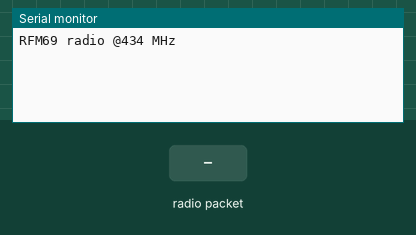
Simulated run of this sketch. Board: Arduino Uno, built with avr-gcc and run on an emulated ATmega328P. On the bench: the last lines printed to the serial monitor. The test bench sets the inputs (shaded band). Random numbers use the default seed unless the sketch sets one; no radio packets arrive unless stated.

Above: at 1.2 s.
1.3 s: radio packet "1" arrives
At 1.7 s:
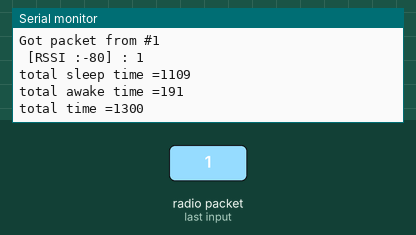
2.8 s: radio packet "0" arrives
At 3.6 s:
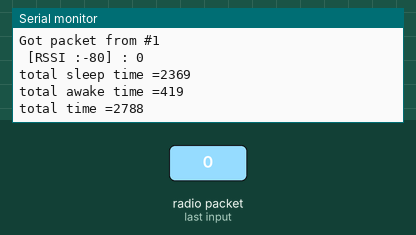
4.3 s: radio packet "2" arrives
At 5.1 s:
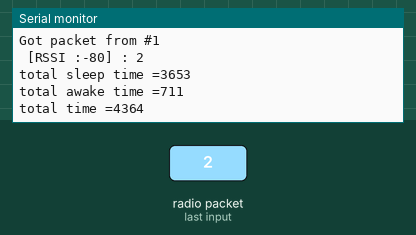

Measured:
- after the input at 1.3 s, the serial monitor: prints a new line at once (image 1)
- after the input at 2.8 s, the serial monitor: prints a new line at once (image 2)
- after the input at 4.3 s, the serial monitor: prints a new line after 0.09 s (image 3)

The sketch:

rx.ino
```cpp
#include <SPI.h>
#include <RH_RF69.h>
#include <RHReliableDatagram.h>
#include <math.h>
#include <stdlib.h>

#define RF69_FREQ 434.0

#define MY_ADDRESS     1

#define RFM69_CS      8
#define RFM69_INT     7
#define RFM69_RST     4
#define LED           13

RH_RF69 rf69(RFM69_CS, RFM69_INT);
RHReliableDatagram rf69_manager(rf69, MY_ADDRESS);

unsigned long setup_end_time = 0;

void setup()
{
    Serial.begin(115200);

    // Uncomment this to start running only after serial monitor is open
    // while (!Serial) {
    //     delay(1);
    // }

    pinMode(RFM69_RST, OUTPUT);
    digitalWrite(RFM69_RST, LOW);

    // reset radio
    // NOTE: is this needed?
    digitalWrite(RFM69_RST, HIGH);
    delay(10);
    digitalWrite(RFM69_RST, LOW);
    delay(10);

    if (!rf69_manager.init()) {
        while (true) {
            delay(1);
            Serial.println("RFM69 radio init failed");
        }
    }

    // Defaults after init are 434.0MHz, modulation GFSK_Rb250Fd250, +13dbM (for low power module)
    // No encryption
    if (!rf69.setFrequency(RF69_FREQ)) {
        Serial.println("setFrequency failed");
    }

    // If you are using a high power RF69 eg RFM69HW, you *must* set a Tx power with the
    // ishighpowermodule flag set like this:
    // power range is 14-20, 2nd arg must be true for 69HCW
    rf69.setTxPower(20, true);

    // The encryption key has to be the same as the one in the server
    uint8_t key[] = { 0x01, 0x02, 0x03, 0x04, 0x05, 0x06, 0x07, 0x08, 0x01, 0x02, 0x03, 0x04, 0x05, 0x06, 0x07, 0x08};
    rf69.setEncryptionKey(key);


    Serial.print("RFM69 radio @");
    Serial.print((int)RF69_FREQ);
    Serial.println(" MHz");

    setup_end_time = millis();
}

float expovariate(float rate) {
    float k = -((float) random(0, RAND_MAX) / (RAND_MAX + 1));
    return -log(1.0f - k) / (1 / rate);
}

unsigned long total_sleep_time = 0;

int16_t packetnum = 0;
uint8_t buffer[RH_RF69_MAX_MESSAGE_LEN];

int timer = 0;

void loop() {
    long sleep_time = expovariate(50.0f);
    rf69.sleep();
    delay(sleep_time);
    total_sleep_time += sleep_time;

    rf69.setModeRx();

    unsigned long start_time = millis();

    // NOTE: maybe millis() thousands of times?
    while (millis() - start_time < 10) {
        if (rf69_manager.available()) {

            // Wait for a message addressed to us from the client
            uint8_t len = sizeof(buffer);
            uint8_t from;
            if (rf69_manager.recvfromAck(buffer, &len, &from)) {
                // zero out remaining string
                buffer[len] = 0;

                Serial.print("Got packet from #"); Serial.println(from);
                Serial.print(" [RSSI :");
                Serial.print(rf69.lastRssi());
                Serial.print("] : ");
                Serial.println((char*)buffer);

                long total_time = millis() - setup_end_time;
                Serial.print("total sleep time ="); Serial.println(total_sleep_time);
                Serial.print("total awake time ="); Serial.println(total_time - total_sleep_time);
                Serial.print("total time ="); Serial.println(total_time);
            }
        }
    }
}
```
